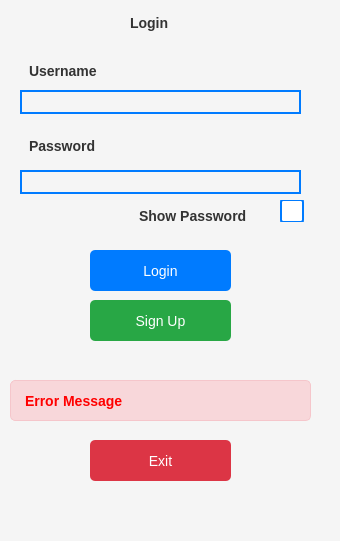
<?xml version="1.0" encoding="UTF-8"?>
<ui version="4.0">
 <class>Login</class>
 <widget class="QMainWindow" name="Login">
  <property name="geometry">
   <rect>
    <x>0</x>
    <y>0</y>
    <width>340</width>
    <height>541</height>
   </rect>
  </property>
  <property name="windowTitle">
   <string>Login</string>
  </property>
  <property name="styleSheet">
   <string notr="true">background-color: #f5f5f5; /* Fundal gri deschis */
    font-family: Arial, sans-serif;
    font-size: 14px;</string>
  </property>
  <widget class="QWidget" name="centralwidget">
   <property name="styleSheet">
    <string notr="true">background-color: #f5f5f5; /* Fundal gri deschis */
font-family: Arial, sans-serif;
 font-size: 14px;</string>
   </property>
   <widget class="QLabel" name="Title_Label">
    <property name="geometry">
     <rect>
      <x>90</x>
      <y>10</y>
      <width>121</width>
      <height>26</height>
     </rect>
    </property>
    <property name="font">
     <font>
      <family>Arial</family>
      <pointsize>-1</pointsize>
      <bold>true</bold>
     </font>
    </property>
    <property name="layoutDirection">
     <enum>Qt::LayoutDirection::LeftToRight</enum>
    </property>
    <property name="styleSheet">
     <string notr="true">color: #333; /* Text gri închis */
font-weight: bold;
padding: 5px;</string>
    </property>
    <property name="text">
     <string>        Login</string>
    </property>
   </widget>
   <widget class="QLabel" name="Username_Label">
    <property name="geometry">
     <rect>
      <x>20</x>
      <y>55</y>
      <width>91</width>
      <height>31</height>
     </rect>
    </property>
    <property name="styleSheet">
     <string notr="true">color: #333; /* Text gri închis */
font-weight: bold;
 padding: 5px;</string>
    </property>
    <property name="text">
     <string>Username</string>
    </property>
   </widget>
   <widget class="QLabel" name="Password_Label">
    <property name="geometry">
     <rect>
      <x>20</x>
      <y>130</y>
      <width>91</width>
      <height>31</height>
     </rect>
    </property>
    <property name="styleSheet">
     <string notr="true">color: #333; /* Text gri închis */
font-weight: bold;
 padding: 5px;</string>
    </property>
    <property name="text">
     <string>Password</string>
    </property>
   </widget>
   <widget class="QLineEdit" name="Usename_LineEdit">
    <property name="geometry">
     <rect>
      <x>20</x>
      <y>90</y>
      <width>281</width>
      <height>24</height>
     </rect>
    </property>
    <property name="styleSheet">
     <string notr="true">border: 2px solid #007BFF;
color:black;</string>
    </property>
   </widget>
   <widget class="QLineEdit" name="Password_LineEdit">
    <property name="geometry">
     <rect>
      <x>20</x>
      <y>170</y>
      <width>281</width>
      <height>24</height>
     </rect>
    </property>
    <property name="contextMenuPolicy">
     <enum>Qt::ContextMenuPolicy::NoContextMenu</enum>
    </property>
    <property name="styleSheet">
     <string notr="true">border: 2px solid #007BFF;
color:black;</string>
    </property>
    <property name="echoMode">
     <enum>QLineEdit::EchoMode::Password</enum>
    </property>
   </widget>
   <widget class="QPushButton" name="Login_but">
    <property name="geometry">
     <rect>
      <x>90</x>
      <y>250</y>
      <width>141</width>
      <height>41</height>
     </rect>
    </property>
    <property name="styleSheet">
     <string notr="true">QPushButton {
    background-color: #007BFF; /* Albastru pentru buton */
    color: white; /* Text alb */
    border: none; /* Fără bordură */
    border-radius: 5px; /* Colțuri rotunjite */
    padding: 10px; /* Padding interior */
    font-size: 14px; /* Dimensiunea fontului */
}

QPushButton:hover {
    background-color: #0056b3; /* Albastru mai închis la hover */
}

QPushButton:pressed {
    background-color: #003f7f; /* Albastru și mai închis la apăsare */
}</string>
    </property>
    <property name="text">
     <string>Login</string>
    </property>
   </widget>
   <widget class="QPushButton" name="SignUp_but">
    <property name="geometry">
     <rect>
      <x>90</x>
      <y>300</y>
      <width>141</width>
      <height>41</height>
     </rect>
    </property>
    <property name="styleSheet">
     <string notr="true">QPushButton {
    background-color: #28A745; /* Verde pentru buton */
    color: white; /* Text alb */
    border: none; /* Fără bordură */
    border-radius: 5px; /* Colțuri rotunjite */
    padding: 10px; /* Padding interior */
    font-size: 14px; /* Dimensiunea fontului */
}

QPushButton:hover {
    background-color: #218838; /* Verde mai închis la hover */
}

QPushButton:pressed {
    background-color: #1e7e34; /* Verde și mai închis la apăsare */
}</string>
    </property>
    <property name="text">
     <string>Sign Up</string>
    </property>
   </widget>
   <widget class="QLabel" name="Error_label">
    <property name="geometry">
     <rect>
      <x>10</x>
      <y>370</y>
      <width>301</width>
      <height>51</height>
     </rect>
    </property>
    <property name="styleSheet">
     <string notr="true"> color: red; /* Culoarea textului */
    font-weight: bold; /* Font îngroșat */
    font-size: 14px; /* Dimensiunea fontului */
    background-color: #f8d7da; /* Fundal roz deschis pentru a evidenția eroarea */
    border: 1px solid #f5c6cb; /* Bordură roz deschis */
    border-radius: 5px; /* Colțuri rotunjite */
    padding: 10px; /* Padding interior */
    margin-top: 10px; /* Marjă de sus pentru a separa de alte widget-uri */
    visibility: hidden; /* Inițial, ascuns */</string>
    </property>
    <property name="text">
     <string>Error Message</string>
    </property>
   </widget>
   <widget class="QPushButton" name="Exit_but">
    <property name="geometry">
     <rect>
      <x>90</x>
      <y>440</y>
      <width>141</width>
      <height>41</height>
     </rect>
    </property>
    <property name="styleSheet">
     <string notr="true">QPushButton {
    background-color: #DC3545; /* Roșu pentru butonul de exit */
    color: white; /* Text alb */
    border: none; /* Fără bordură */
    border-radius: 5px; /* Colțuri rotunjite */
    padding: 10px; /* Padding interior */
    font-size: 14px; /* Dimensiunea fontului */
}

QPushButton:hover {
    background-color: #c82333; /* Roșu mai închis la hover */
}

QPushButton:pressed {
    background-color: #bd2130; /* Roșu și mai închis la apăsare */
}</string>
    </property>
    <property name="text">
     <string>Exit</string>
    </property>
   </widget>
   <widget class="QCheckBox" name="checkBox">
    <property name="geometry">
     <rect>
      <x>280</x>
      <y>200</y>
      <width>31</width>
      <height>22</height>
     </rect>
    </property>
    <property name="styleSheet">
     <string notr="true">QCheckBox { 
        spacing: 5px; /* Spațiere între checkbox și text */
        font-size: 14px; /* Dimensiunea textului */
        color: #333; /* Culoarea textului */
    }
    QCheckBox::indicator { 
        width: 20px; /* Lățimea checkbox-ului */
        height: 20px; /* Înălțimea checkbox-ului */
        border: 2px solid #007BFF; /* Marginea checkbox-ului */
        border-radius: 3px; /* Marginile rotunjite */
        background-color: white; /* Culoarea de fundal */
    }
    QCheckBox::indicator:checked { 
        background-color: #007BFF; /* Culoarea de fundal când este selectat */
        border: 2px solid #0056b3; /* Culoarea marginii când este selectat */
    }
    QCheckBox::indicator:unchecked { 
        background-color: white; /* Culoarea de fundal când nu este selectat */
    }</string>
    </property>
    <property name="text">
     <string/>
    </property>
   </widget>
   <widget class="QLabel" name="label_2">
    <property name="geometry">
     <rect>
      <x>130</x>
      <y>200</y>
      <width>131</width>
      <height>31</height>
     </rect>
    </property>
    <property name="styleSheet">
     <string notr="true">color: #333; /* Text gri închis */
font-weight: bold;
 padding: 5px;</string>
    </property>
    <property name="text">
     <string>Show Password</string>
    </property>
   </widget>
  </widget>
  <widget class="QStatusBar" name="statusBar"/>
 </widget>
 <resources/>
 <connections/>
</ui>
